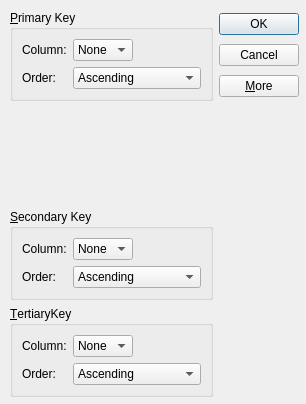
<?xml version="1.0" encoding="UTF-8"?>
<ui version="4.0">
 <class>SortDialog</class>
 <widget class="QWidget" name="SortDialog">
  <property name="geometry">
   <rect>
    <x>0</x>
    <y>0</y>
    <width>306</width>
    <height>404</height>
   </rect>
  </property>
  <property name="windowTitle">
   <string>Form</string>
  </property>
  <widget class="QWidget" name="">
   <property name="geometry">
    <rect>
     <x>10</x>
     <y>10</y>
     <width>289</width>
     <height>387</height>
    </rect>
   </property>
   <layout class="QGridLayout" name="gridLayout_4">
    <item row="2" column="0">
     <spacer name="verticalSpacer">
      <property name="orientation">
       <enum>Qt::Vertical</enum>
      </property>
      <property name="sizeHint" stdset="0">
       <size>
        <width>20</width>
        <height>0</height>
       </size>
      </property>
     </spacer>
    </item>
    <item row="3" column="0">
     <widget class="QGroupBox" name="secondaryGroupBox">
      <property name="title">
       <string>&amp;Secondary Key</string>
      </property>
      <layout class="QGridLayout" name="gridLayout_2">
       <item row="0" column="0">
        <widget class="QLabel" name="label_3">
         <property name="text">
          <string>Column:</string>
         </property>
        </widget>
       </item>
       <item row="0" column="1">
        <widget class="QComboBox" name="secondaryColumnCombo">
         <item>
          <property name="text">
           <string>None</string>
          </property>
         </item>
        </widget>
       </item>
       <item row="0" column="2">
        <spacer name="horizontalSpacer_2">
         <property name="orientation">
          <enum>Qt::Horizontal</enum>
         </property>
         <property name="sizeHint" stdset="0">
          <size>
           <width>48</width>
           <height>20</height>
          </size>
         </property>
        </spacer>
       </item>
       <item row="1" column="0">
        <widget class="QLabel" name="label_4">
         <property name="text">
          <string>Order:</string>
         </property>
        </widget>
       </item>
       <item row="1" column="1" colspan="2">
        <widget class="QComboBox" name="secondaryOrderCombo">
         <item>
          <property name="text">
           <string>Ascending</string>
          </property>
         </item>
         <item>
          <property name="text">
           <string>Descending</string>
          </property>
         </item>
        </widget>
       </item>
      </layout>
     </widget>
    </item>
    <item row="4" column="0">
     <widget class="QGroupBox" name="tertiaryGroupBox">
      <property name="title">
       <string>&amp;TertiaryKey</string>
      </property>
      <layout class="QGridLayout" name="gridLayout_3">
       <item row="0" column="0">
        <widget class="QLabel" name="label_5">
         <property name="text">
          <string>Column:</string>
         </property>
        </widget>
       </item>
       <item row="0" column="1">
        <widget class="QComboBox" name="tertiaryColumnCombo">
         <item>
          <property name="text">
           <string>None</string>
          </property>
         </item>
        </widget>
       </item>
       <item row="0" column="2">
        <spacer name="horizontalSpacer_3">
         <property name="orientation">
          <enum>Qt::Horizontal</enum>
         </property>
         <property name="sizeHint" stdset="0">
          <size>
           <width>48</width>
           <height>20</height>
          </size>
         </property>
        </spacer>
       </item>
       <item row="1" column="0">
        <widget class="QLabel" name="label_6">
         <property name="text">
          <string>Order:</string>
         </property>
        </widget>
       </item>
       <item row="1" column="1" colspan="2">
        <widget class="QComboBox" name="tertiaryOrderCombo">
         <item>
          <property name="text">
           <string>Ascending</string>
          </property>
         </item>
         <item>
          <property name="text">
           <string>Descending</string>
          </property>
         </item>
        </widget>
       </item>
      </layout>
     </widget>
    </item>
    <item row="0" column="1">
     <layout class="QVBoxLayout" name="verticalLayout">
      <item>
       <widget class="QPushButton" name="okButton">
        <property name="text">
         <string>OK</string>
        </property>
        <property name="default">
         <bool>true</bool>
        </property>
       </widget>
      </item>
      <item>
       <widget class="QPushButton" name="cancelButton">
        <property name="text">
         <string>Cancel</string>
        </property>
       </widget>
      </item>
      <item>
       <widget class="QPushButton" name="moreButton">
        <property name="text">
         <string>&amp;More</string>
        </property>
        <property name="checkable">
         <bool>true</bool>
        </property>
       </widget>
      </item>
     </layout>
    </item>
    <item row="0" column="0">
     <widget class="QGroupBox" name="primaryGroupBox">
      <property name="title">
       <string>&amp;Primary Key</string>
      </property>
      <layout class="QGridLayout" name="gridLayout">
       <item row="0" column="0">
        <widget class="QLabel" name="label">
         <property name="text">
          <string>Column:</string>
         </property>
        </widget>
       </item>
       <item row="0" column="1">
        <widget class="QComboBox" name="primaryColumnCombo">
         <item>
          <property name="text">
           <string>None</string>
          </property>
         </item>
        </widget>
       </item>
       <item row="0" column="2">
        <spacer name="horizontalSpacer">
         <property name="orientation">
          <enum>Qt::Horizontal</enum>
         </property>
         <property name="sizeHint" stdset="0">
          <size>
           <width>82</width>
           <height>20</height>
          </size>
         </property>
        </spacer>
       </item>
       <item row="1" column="0">
        <widget class="QLabel" name="label_2">
         <property name="text">
          <string>Order:</string>
         </property>
        </widget>
       </item>
       <item row="1" column="1" colspan="2">
        <widget class="QComboBox" name="primaryOrderCombo">
         <item>
          <property name="text">
           <string>Ascending</string>
          </property>
         </item>
         <item>
          <property name="text">
           <string>Descending</string>
          </property>
         </item>
        </widget>
       </item>
      </layout>
     </widget>
    </item>
   </layout>
  </widget>
 </widget>
 <resources/>
 <connections>
  <connection>
   <sender>moreButton</sender>
   <signal>toggled(bool)</signal>
   <receiver>secondaryGroupBox</receiver>
   <slot>setVisible(bool)</slot>
   <hints>
    <hint type="sourcelabel">
     <x>257</x>
     <y>81</y>
    </hint>
    <hint type="destinationlabel">
     <x>183</x>
     <y>260</y>
    </hint>
   </hints>
  </connection>
  <connection>
   <sender>moreButton</sender>
   <signal>toggled(bool)</signal>
   <receiver>tertiaryGroupBox</receiver>
   <slot>setVisible(bool)</slot>
   <hints>
    <hint type="sourcelabel">
     <x>278</x>
     <y>88</y>
    </hint>
    <hint type="destinationlabel">
     <x>202</x>
     <y>341</y>
    </hint>
   </hints>
  </connection>
  <connection>
   <sender>okButton</sender>
   <signal>clicked()</signal>
   <receiver>SortDialog</receiver>
   <slot>accept()</slot>
   <hints>
    <hint type="sourcelabel">
     <x>232</x>
     <y>22</y>
    </hint>
    <hint type="destinationlabel">
     <x>80</x>
     <y>163</y>
    </hint>
   </hints>
  </connection>
  <connection>
   <sender>cancelButton</sender>
   <signal>clicked()</signal>
   <receiver>SortDialog</receiver>
   <slot>reject()</slot>
   <hints>
    <hint type="sourcelabel">
     <x>239</x>
     <y>60</y>
    </hint>
    <hint type="destinationlabel">
     <x>117</x>
     <y>143</y>
    </hint>
   </hints>
  </connection>
 </connections>
 <slots>
  <slot>accept()</slot>
  <slot>reject()</slot>
 </slots>
</ui>
